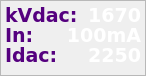
     <widget class="QFrame" name="frame_17">
      <property name="geometry">
       <rect>
        <x>320</x>
        <y>10</y>
        <width>146</width>
        <height>76</height>
       </rect>
      </property>
      <property name="frameShape">
       <enum>QFrame::StyledPanel</enum>
      </property>
      <property name="frameShadow">
       <enum>QFrame::Raised</enum>
      </property>
      <widget class="QLabel" name="manualIaN">
       <property name="geometry">
        <rect>
         <x>50</x>
         <y>25</y>
         <width>91</width>
         <height>21</height>
        </rect>
       </property>
       <property name="font">
        <font>
         <family>DejaVu Sans</family>
         <pointsize>14</pointsize>
         <weight>75</weight>
         <bold>true</bold>
        </font>
       </property>
       <property name="toolTip">
        <string notr="true"/>
       </property>
       <property name="statusTip">
        <string notr="true"/>
       </property>
       <property name="whatsThis">
        <string notr="true"/>
       </property>
       <property name="accessibleName">
        <string notr="true"/>
       </property>
       <property name="accessibleDescription">
        <string notr="true"/>
       </property>
       <property name="styleSheet">
        <string notr="true">color: rgb(255, 255, 255);
border-image: url(:/transparent.png);
background-color: rgb(0, 0, 0,0);</string>
       </property>
       <property name="text">
        <string notr="true">100mA</string>
       </property>
       <property name="alignment">
        <set>Qt::AlignRight|Qt::AlignTrailing|Qt::AlignVCenter</set>
       </property>
      </widget>
      <widget class="QLabel" name="label_25">
       <property name="geometry">
        <rect>
         <x>5</x>
         <y>5</y>
         <width>71</width>
         <height>21</height>
        </rect>
       </property>
       <property name="font">
        <font>
         <family>DejaVu Sans</family>
         <pointsize>14</pointsize>
         <weight>75</weight>
         <bold>true</bold>
        </font>
       </property>
       <property name="toolTip">
        <string notr="true"/>
       </property>
       <property name="statusTip">
        <string notr="true"/>
       </property>
       <property name="whatsThis">
        <string notr="true"/>
       </property>
       <property name="accessibleName">
        <string notr="true"/>
       </property>
       <property name="accessibleDescription">
        <string notr="true"/>
       </property>
       <property name="styleSheet">
        <string notr="true">color: rgb(85, 0, 127);
border-image: url(:/transparent.png);
background-color: rgb(0, 0, 0,0);</string>
       </property>
       <property name="text">
        <string notr="true">kVdac:</string>
       </property>
      </widget>
      <widget class="QLabel" name="manualKVdac">
       <property name="geometry">
        <rect>
         <x>80</x>
         <y>5</y>
         <width>61</width>
         <height>21</height>
        </rect>
       </property>
       <property name="font">
        <font>
         <family>DejaVu Sans</family>
         <pointsize>14</pointsize>
         <weight>75</weight>
         <bold>true</bold>
        </font>
       </property>
       <property name="toolTip">
        <string notr="true"/>
       </property>
       <property name="statusTip">
        <string notr="true"/>
       </property>
       <property name="whatsThis">
        <string notr="true"/>
       </property>
       <property name="accessibleName">
        <string notr="true"/>
       </property>
       <property name="accessibleDescription">
        <string notr="true"/>
       </property>
       <property name="styleSheet">
        <string notr="true">color: rgb(255, 255, 255);
border-image: url(:/transparent.png);
background-color: rgb(0, 0, 0,0);</string>
       </property>
       <property name="text">
        <string notr="true">1670</string>
       </property>
       <property name="alignment">
        <set>Qt::AlignRight|Qt::AlignTrailing|Qt::AlignVCenter</set>
       </property>
      </widget>
      <widget class="QLabel" name="label_33">
       <property name="geometry">
        <rect>
         <x>5</x>
         <y>25</y>
         <width>46</width>
         <height>21</height>
        </rect>
       </property>
       <property name="font">
        <font>
         <family>DejaVu Sans</family>
         <pointsize>14</pointsize>
         <weight>75</weight>
         <bold>true</bold>
        </font>
       </property>
       <property name="toolTip">
        <string notr="true"/>
       </property>
       <property name="statusTip">
        <string notr="true"/>
       </property>
       <property name="whatsThis">
        <string notr="true"/>
       </property>
       <property name="accessibleName">
        <string notr="true"/>
       </property>
       <property name="accessibleDescription">
        <string notr="true"/>
       </property>
       <property name="styleSheet">
        <string notr="true">color: rgb(85, 0, 127);
border-image: url(:/transparent.png);
background-color: rgb(0, 0, 0,0);</string>
       </property>
       <property name="text">
        <string notr="true">In:</string>
       </property>
      </widget>
      <widget class="QLabel" name="label_34">
       <property name="geometry">
        <rect>
         <x>5</x>
         <y>45</y>
         <width>56</width>
         <height>21</height>
        </rect>
       </property>
       <property name="font">
        <font>
         <family>DejaVu Sans</family>
         <pointsize>14</pointsize>
         <weight>75</weight>
         <bold>true</bold>
        </font>
       </property>
       <property name="toolTip">
        <string notr="true"/>
       </property>
       <property name="statusTip">
        <string notr="true"/>
       </property>
       <property name="whatsThis">
        <string notr="true"/>
       </property>
       <property name="accessibleName">
        <string notr="true"/>
       </property>
       <property name="accessibleDescription">
        <string notr="true"/>
       </property>
       <property name="styleSheet">
        <string notr="true">color: rgb(85, 0, 127);
border-image: url(:/transparent.png);
background-color: rgb(0, 0, 0,0);</string>
       </property>
       <property name="text">
        <string notr="true">Idac:</string>
       </property>
      </widget>
      <widget class="QLabel" name="manualIdac">
       <property name="geometry">
        <rect>
         <x>50</x>
         <y>45</y>
         <width>91</width>
         <height>21</height>
        </rect>
       </property>
       <property name="font">
        <font>
         <family>DejaVu Sans</family>
         <pointsize>14</pointsize>
         <weight>75</weight>
         <bold>true</bold>
        </font>
       </property>
       <property name="toolTip">
        <string notr="true"/>
       </property>
       <property name="statusTip">
        <string notr="true"/>
       </property>
       <property name="whatsThis">
        <string notr="true"/>
       </property>
       <property name="accessibleName">
        <string notr="true"/>
       </property>
       <property name="accessibleDescription">
        <string notr="true"/>
       </property>
       <property name="styleSheet">
        <string notr="true">color: rgb(255, 255, 255);
border-image: url(:/transparent.png);
background-color: rgb(0, 0, 0,0);</string>
       </property>
       <property name="text">
        <string notr="true">2250</string>
       </property>
       <property name="alignment">
        <set>Qt::AlignRight|Qt::AlignTrailing|Qt::AlignVCenter</set>
       </property>
      </widget>
     </widget>
